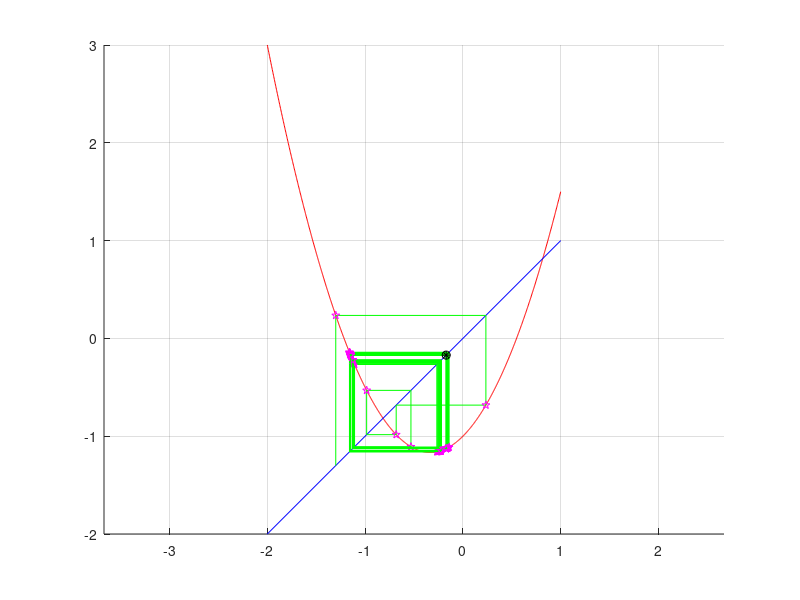

Reproduce this figure in MATLAB.
%
% Vienos lygties sprendimas: paprastuju iteraciju metodas
% 

function main
clc
close all

% range=[-10,10];
range=[-2,1];
x0=-1.3
eps=1e-9;
method='simple_iteration';

% braizomas funkcijos grafikas
npoints=1000
x=range(1): (range(2)-range(1))/(npoints-1) :range(2);  fff=f(x);
figure(1); grid on; hold on; axis equal;
plot(x,fff+x,'r-');
plot(range,range,'b-');

% lygties sprendimas
xn=x0;prec=1;
nit=0;nitmax=100;
while prec > eps 
    nit=nit+1;
    if nit > nitmax, fprintf('Virsytas leistinas iteraciju skaicius');break;end

    if strcmp(method,'simple_iteration')
            fn=f(xn)+xn;
            plot([xn,xn,fn],[xn,fn,fn],'g-');
            plot(xn,fn,'mp');
            xn=fn;
    else, fprintf('neaprasytas metodas \n');
    end
     
        pause(1)
        
    prec=abs(f(xn));
    fprintf(1,'iteracija %d  x= %g  prec= %g \n',nit,xn,prec);
end
plot(xn,fn,'k*');plot(xn,fn,'ko');
xn
nit


% approx=fsolve(@f,-10)
end


function value=f(x)
% value=0.5*x.^2-1;
value=1.5*x.^2-1;
return
end